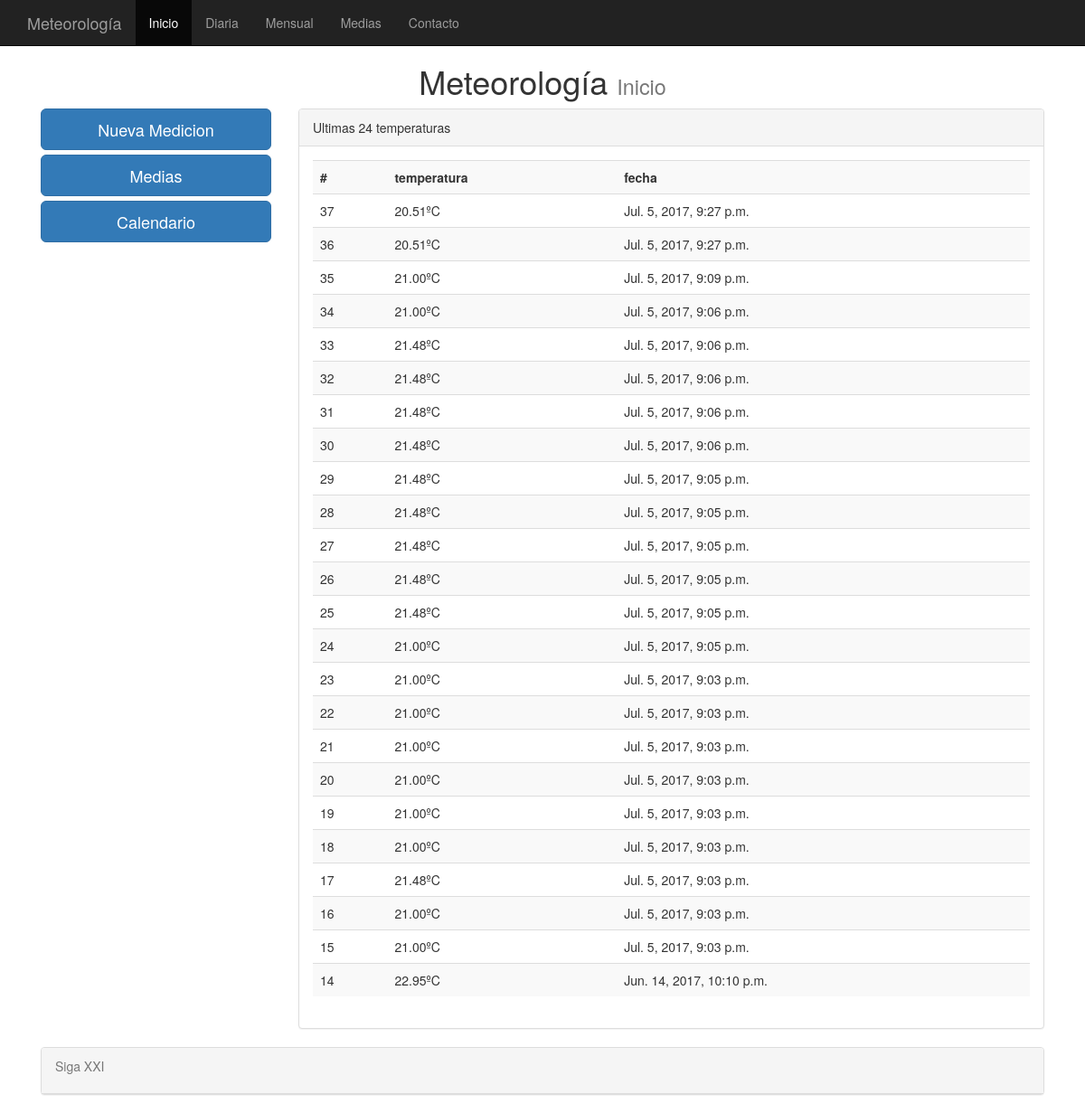
/home/, run on the app's committed database.
### bonito/models.py (models this page shows, shortened)
class temperatura(models.Model):
    fecha = models.DateTimeField(default=datetime.now, blank=False, null=False)
    temperatura = models.DecimalField(max_digits=5, decimal_places=2)
    class Meta:
        verbose_name_plural = "temperaturas"

### bonito/views.py (the view)
# urls.py: url(r'^home/', views.home, name = 'home'),
def home(request):
    las_temperaturas = temperatura.objects.order_by('-fecha')[:24]
    context = {'las_temperaturas': las_temperaturas }
    return render(request, 'bonito/home.html', context)

### templates/bonito/home.html (shortened to what this page needs)
{% extends "base.html" %}
{%   load   staticfiles   %}
{% block titulo %} Inicio {% endblock %}
{% block content %}
<row>
	<div class="col-md-3">
		<a href="/paciente/agregar" class="btn btn-primary btn-lg btn-block">Nueva Medicion</a>
		<a href="/pacientes" class="btn btn-primary btn-lg btn-block">Medias</a>
		<a href="/calendario" class="btn btn-primary btn-lg btn-block">Calendario</a>
		<br />
    </div>
    <div class="col-md-9" >
	    <div class="panel panel-default">
 		 	<div class="panel-heading">Ultimas 24 temperaturas</div>
         <div class="panel-body">
           <div class="table-responsive">
         		<table class="table table-striped">
                  <th>#</th>
                  <th>temperatura</th>
                  <th>fecha</th>
                  {% for temperatura in las_temperaturas %}
                  	<tr>
										<td>{{ temperatura.id }}</td>
										<td>{{ temperatura.temperatura }}ºC</td>
										<td>{{ temperatura.fecha }}</td>
                    </tr>
                  {% endfor %}
         	   </table>
			</div>
         </div>
         </div>
       </div>
    </div>
{% endblock %}

### data on the page
temperatura: id "37", temperatura "20.51", fecha "Jul. 5, 2017, 9:27 p.m."
temperatura: id "36", temperatura "20.51", fecha "Jul. 5, 2017, 9:27 p.m."
temperatura: id "35", temperatura "21.00", fecha "Jul. 5, 2017, 9:09 p.m."
temperatura: id "34", temperatura "21.00", fecha "Jul. 5, 2017, 9:06 p.m."
temperatura: id "33", temperatura "21.48", fecha "Jul. 5, 2017, 9:06 p.m."
temperatura: id "32", temperatura "21.48", fecha "Jul. 5, 2017, 9:06 p.m."
temperatura: id "31", temperatura "21.48", fecha "Jul. 5, 2017, 9:06 p.m."
temperatura: id "30", temperatura "21.48", fecha "Jul. 5, 2017, 9:06 p.m."
temperatura: id "29", temperatura "21.48", fecha "Jul. 5, 2017, 9:05 p.m."
temperatura: id "28", temperatura "21.48", fecha "Jul. 5, 2017, 9:05 p.m."
temperatura: id "27", temperatura "21.48", fecha "Jul. 5, 2017, 9:05 p.m."
temperatura: id "26", temperatura "21.48", fecha "Jul. 5, 2017, 9:05 p.m."
temperatura: id "25", temperatura "21.48", fecha "Jul. 5, 2017, 9:05 p.m."
temperatura: id "24", temperatura "21.00", fecha "Jul. 5, 2017, 9:05 p.m."
temperatura: id "23", temperatura "21.00", fecha "Jul. 5, 2017, 9:03 p.m."
temperatura: id "22", temperatura "21.00", fecha "Jul. 5, 2017, 9:03 p.m."
temperatura: id "21", temperatura "21.00", fecha "Jul. 5, 2017, 9:03 p.m."
temperatura: id "20", temperatura "21.00", fecha "Jul. 5, 2017, 9:03 p.m."
temperatura: id "19", temperatura "21.00", fecha "Jul. 5, 2017, 9:03 p.m."
temperatura: id "18", temperatura "21.00", fecha "Jul. 5, 2017, 9:03 p.m."
temperatura: id "17", temperatura "21.48", fecha "Jul. 5, 2017, 9:03 p.m."
temperatura: id "16", temperatura "21.00", fecha "Jul. 5, 2017, 9:03 p.m."
temperatura: id "15", temperatura "21.00", fecha "Jul. 5, 2017, 9:03 p.m."
temperatura: id "14", temperatura "22.95", fecha "Jun. 14, 2017, 10:10 p.m."
